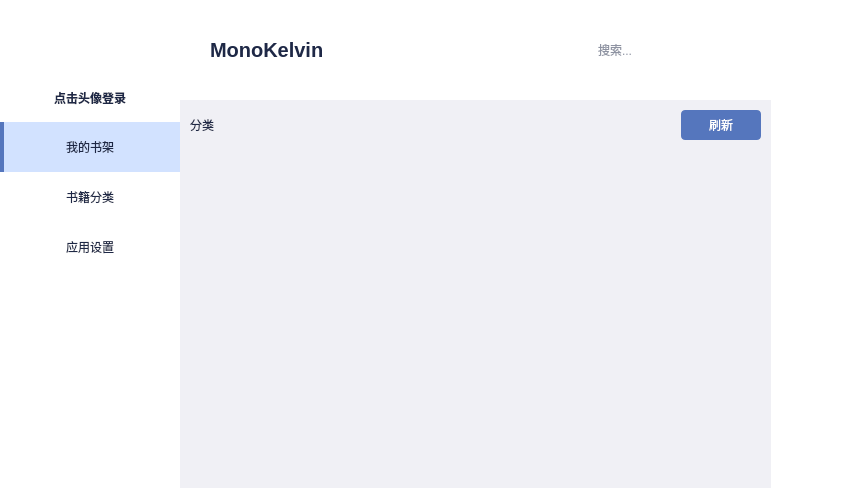
<?xml version="1.0" encoding="UTF-8"?>
<ui version="4.0">
 <class>MainWindow</class>
 <widget class="QWidget" name="MainWindow">
  <property name="geometry">
   <rect>
    <x>0</x>
    <y>0</y>
    <width>841</width>
    <height>488</height>
   </rect>
  </property>
  <property name="windowTitle">
   <string>MainWindow</string>
  </property>
  <property name="styleSheet">
   <string notr="true">/*
color: rgb(85, 118, 189);
	blue-primary: rgb(85,118,189);
	blue-active: rgb(68,94,151);
	border-frame:  rgb(220, 220, 220);
	primary-background: rgb(240, 240, 245);
	icon-color: rgb(30,40,70);
	btn_pressed-bg: background-color: rgb(241,243,246);
*/

*{
	font: 16px &quot;Microsoft YaHei&quot;;
	color: rgb(30,40,70);
	background-color: rgb(240, 240, 245);
	outline: none;
	border:none;
}

/* Menu */ 
QMenu{
	background-color: #fff;
	padding-top: 8px;
	padding-bottom: 8px;
}
QMenu::item{
	padding: 5px 10px 5px 25px;
	border-left: 10px solid transparent;
}
QMenu::item:selected{
	color: #fff;
	background-color: #5576be;
}
QMenu::item:pressed{
	background-color: #445e97;
}
QMenu::separator{
    height: 1px;
    background: #eee;
    margin-left: 10px;
    margin-right: 10px;
}
QMenu:disabled{
	color:  rgba(50,50,80,80);
}

/* Widget */

#navMenuWidget , #toolBarWidget, #headerWidget
{
	background: #fff;
}


/* Label */

QLabel
{
	background:transparent;
}
#lbHeaderName
{
	font-size: 20px;
	font-weight: bold;
	padding-left: 10px;
}
#lbCategoryName
{
	min-height: 20px;
	font-size: 20px;
	font-weight: bold;
}
#lbBookCount
{
	min-height: 16px;
	font-size: 16px;
	color: rgb(180,180,180);
}
#lbNickName
{
	font-weight: bold;
}
#lbUserNickName
{
	font-size: 20px;
	font-weight: bold;
	padding-left: 10px;
}

/* QListWidget */

QListWidget::item
{
	background-color: rgb(255, 255, 255);
	border-radius: 8px;
}

/* LineEdit */

QLineEdit
{
	height: 40px;
	padding: 0px 20px;
	border-radius: 20px;
	background: white;
    /*border: 1px solid rgb(220, 220, 220);*/
}
/*QLineEdit::hover
{
	border: 1px solid rgb(85,118,189);;
}*/

/* PushButton */

#btnRefresh,
#btnLogout
{
	color: white;
	min-height: 30px;
	border-radius: 4px;
	background-color: rgb(85,118,189);
}
#btnRefresh:hover,
#btnLogout:hover
{
	background-color: rgb(68,94,151);
}

/* Navgation Bar Menus */

#btnBookShelf,
#btnBookGarden,
#btnSetting
{
	height: 50px;
	border-radius: 0;
	background-color: transparent;
}
#btnBookShelf:hover,
#btnBookGarden:hover,
#btnSetting:hover
{
	padding-left: -4px;
	border-left: 4px solid rgb(85,118,189);
	background-color: rgb(232,240,255);
}
#btnBookShelf:checked,
#btnBookGarden:checked,
#btnSetting:checked
{
	padding-left: -4px;
	border-left: 4px solid rgb(85,118,189);
	background-color: rgb(210,226,255);
}


/* ScrollBar  */

QScrollBar:vertical
{
    background: white;
    width: 10px;
}
QScrollBar::handle:vertical
{
    background: rgb(224,227,241);
    min-height: 10px;
}
QScrollBar::handle:hover
{
	background: rgb(187,200,228);
}
QScrollBar::add-line:vertical
{
    height: 0;
}
QScrollBar::sub-line:vertical
{
    height: 0;
}


QScrollBar:horizontal
{
    background: white;
    height: 10px;
}
QScrollBar::handle:horizontal
{
    background: rgb(224,227,241);
    min-width: 10px;
}
QScrollBar::horizontal:hover
{
	background: rgb(187,200,228);
}
QScrollBar::add-line:horizontal
{
    width: 0;
}
QScrollBar::sub-line:horizontal
{
    width: 0;
}</string>
  </property>
  <layout class="QGridLayout" name="gridLayout">
   <property name="leftMargin">
    <number>0</number>
   </property>
   <property name="topMargin">
    <number>0</number>
   </property>
   <property name="rightMargin">
    <number>0</number>
   </property>
   <property name="bottomMargin">
    <number>0</number>
   </property>
   <property name="spacing">
    <number>0</number>
   </property>
   <item row="0" column="0" rowspan="2">
    <widget class="QWidget" name="navMenuWidget" native="true">
     <property name="sizePolicy">
      <sizepolicy hsizetype="Maximum" vsizetype="Preferred">
       <horstretch>0</horstretch>
       <verstretch>0</verstretch>
      </sizepolicy>
     </property>
     <property name="minimumSize">
      <size>
       <width>180</width>
       <height>0</height>
      </size>
     </property>
     <property name="maximumSize">
      <size>
       <width>220</width>
       <height>16777215</height>
      </size>
     </property>
     <layout class="QVBoxLayout" name="verticalLayout">
      <property name="spacing">
       <number>0</number>
      </property>
      <property name="leftMargin">
       <number>0</number>
      </property>
      <property name="topMargin">
       <number>0</number>
      </property>
      <property name="rightMargin">
       <number>0</number>
      </property>
      <property name="bottomMargin">
       <number>0</number>
      </property>
      <item>
       <layout class="QGridLayout" name="gridLayout_2">
        <property name="leftMargin">
         <number>15</number>
        </property>
        <property name="topMargin">
         <number>15</number>
        </property>
        <property name="rightMargin">
         <number>15</number>
        </property>
        <property name="bottomMargin">
         <number>15</number>
        </property>
        <property name="horizontalSpacing">
         <number>0</number>
        </property>
        <property name="verticalSpacing">
         <number>10</number>
        </property>
        <item row="1" column="0" colspan="3">
         <widget class="QLabel" name="lbNickName">
          <property name="text">
           <string>点击头像登录</string>
          </property>
          <property name="alignment">
           <set>Qt::AlignCenter</set>
          </property>
          <property name="wordWrap">
           <bool>true</bool>
          </property>
         </widget>
        </item>
        <item row="0" column="1">
         <widget class="AvatorWidget" name="lbAvator">
          <property name="sizePolicy">
           <sizepolicy hsizetype="Maximum" vsizetype="Maximum">
            <horstretch>0</horstretch>
            <verstretch>0</verstretch>
           </sizepolicy>
          </property>
          <property name="minimumSize">
           <size>
            <width>64</width>
            <height>64</height>
           </size>
          </property>
          <property name="maximumSize">
           <size>
            <width>64</width>
            <height>64</height>
           </size>
          </property>
          <property name="cursor">
           <cursorShape>PointingHandCursor</cursorShape>
          </property>
          <property name="text">
           <string/>
          </property>
         </widget>
        </item>
       </layout>
      </item>
      <item>
       <widget class="QPushButton" name="btnBookShelf">
        <property name="text">
         <string>我的书架</string>
        </property>
        <property name="icon">
         <iconset>
          <normalon>:/Icons/DefaultIcons/book_shelf.png</normalon>
         </iconset>
        </property>
        <property name="iconSize">
         <size>
          <width>18</width>
          <height>18</height>
         </size>
        </property>
        <property name="checkable">
         <bool>true</bool>
        </property>
        <property name="checked">
         <bool>true</bool>
        </property>
        <attribute name="buttonGroup">
         <string notr="true">navButtonGroup</string>
        </attribute>
       </widget>
      </item>
      <item>
       <widget class="QPushButton" name="btnBookGarden">
        <property name="text">
         <string>书籍分类</string>
        </property>
        <property name="icon">
         <iconset>
          <normalon>:/Icons/DefaultIcons/book_garden.png</normalon>
         </iconset>
        </property>
        <property name="iconSize">
         <size>
          <width>18</width>
          <height>18</height>
         </size>
        </property>
        <property name="checkable">
         <bool>true</bool>
        </property>
        <attribute name="buttonGroup">
         <string notr="true">navButtonGroup</string>
        </attribute>
       </widget>
      </item>
      <item>
       <widget class="QPushButton" name="btnSetting">
        <property name="text">
         <string>应用设置</string>
        </property>
        <property name="icon">
         <iconset>
          <normalon>:/Icons/DefaultIcons/setting.png</normalon>
         </iconset>
        </property>
        <property name="iconSize">
         <size>
          <width>18</width>
          <height>18</height>
         </size>
        </property>
        <property name="checkable">
         <bool>true</bool>
        </property>
        <attribute name="buttonGroup">
         <string notr="true">navButtonGroup</string>
        </attribute>
       </widget>
      </item>
      <item>
       <spacer name="verticalSpacer">
        <property name="orientation">
         <enum>Qt::Vertical</enum>
        </property>
        <property name="sizeHint" stdset="0">
         <size>
          <width>20</width>
          <height>40</height>
         </size>
        </property>
       </spacer>
      </item>
     </layout>
    </widget>
   </item>
   <item row="1" column="1">
    <widget class="QStackedWidget" name="stackedWidget">
     <property name="currentIndex">
      <number>1</number>
     </property>
     <widget class="QWidget" name="pageBookShelf">
      <layout class="QVBoxLayout" name="verticalLayout_2">
       <property name="spacing">
        <number>0</number>
       </property>
       <property name="leftMargin">
        <number>10</number>
       </property>
       <property name="topMargin">
        <number>10</number>
       </property>
       <property name="rightMargin">
        <number>10</number>
       </property>
       <property name="bottomMargin">
        <number>10</number>
       </property>
       <item>
        <widget class="QLabel" name="lbCollection">
         <property name="text">
          <string>收藏</string>
         </property>
        </widget>
       </item>
       <item>
        <widget class="QListView" name="lsCollectionView"/>
       </item>
       <item>
        <widget class="QLabel" name="lbAllBooks">
         <property name="text">
          <string>全部书籍</string>
         </property>
        </widget>
       </item>
       <item>
        <widget class="QListView" name="lwAllBooksView"/>
       </item>
      </layout>
     </widget>
     <widget class="QWidget" name="pageBookGarden">
      <layout class="QGridLayout" name="gridLayout_3">
       <property name="leftMargin">
        <number>10</number>
       </property>
       <property name="topMargin">
        <number>10</number>
       </property>
       <property name="rightMargin">
        <number>10</number>
       </property>
       <property name="bottomMargin">
        <number>10</number>
       </property>
       <item row="0" column="0">
        <widget class="QLabel" name="lbClassification">
         <property name="text">
          <string>分类</string>
         </property>
        </widget>
       </item>
       <item row="0" column="1">
        <widget class="QPushButton" name="btnRefresh">
         <property name="minimumSize">
          <size>
           <width>80</width>
           <height>30</height>
          </size>
         </property>
         <property name="maximumSize">
          <size>
           <width>80</width>
           <height>16777215</height>
          </size>
         </property>
         <property name="cursor">
          <cursorShape>PointingHandCursor</cursorShape>
         </property>
         <property name="text">
          <string>刷新</string>
         </property>
        </widget>
       </item>
       <item row="1" column="0" colspan="2">
        <widget class="QListWidget" name="lwClassificationView">
         <property name="verticalScrollMode">
          <enum>QAbstractItemView::ScrollPerPixel</enum>
         </property>
         <property name="horizontalScrollMode">
          <enum>QAbstractItemView::ScrollPerPixel</enum>
         </property>
         <property name="movement">
          <enum>QListView::Static</enum>
         </property>
         <property name="resizeMode">
          <enum>QListView::Adjust</enum>
         </property>
         <property name="spacing">
          <number>20</number>
         </property>
         <property name="viewMode">
          <enum>QListView::IconMode</enum>
         </property>
        </widget>
       </item>
      </layout>
     </widget>
     <widget class="QWidget" name="pageSetting">
      <layout class="QVBoxLayout" name="verticalLayout_6">
       <property name="leftMargin">
        <number>10</number>
       </property>
       <property name="topMargin">
        <number>10</number>
       </property>
       <property name="rightMargin">
        <number>10</number>
       </property>
       <property name="bottomMargin">
        <number>10</number>
       </property>
       <item>
        <layout class="QHBoxLayout" name="horizontalLayout_2">
         <item>
          <layout class="QVBoxLayout" name="verticalLayout_4">
           <item>
            <widget class="QLabel" name="label">
             <property name="text">
              <string>TextLabel</string>
             </property>
            </widget>
           </item>
           <item>
            <widget class="QLabel" name="label_2">
             <property name="text">
              <string>TextLabel</string>
             </property>
            </widget>
           </item>
          </layout>
         </item>
         <item>
          <layout class="QVBoxLayout" name="verticalLayout_5">
           <item>
            <layout class="QHBoxLayout" name="horizontalLayout">
             <item>
              <widget class="QLineEdit" name="lineEdit"/>
             </item>
             <item>
              <widget class="QPushButton" name="pushButton">
               <property name="text">
                <string>...</string>
               </property>
              </widget>
             </item>
            </layout>
           </item>
           <item>
            <widget class="QCheckBox" name="checkBox">
             <property name="text">
              <string>CheckBox</string>
             </property>
            </widget>
           </item>
          </layout>
         </item>
        </layout>
       </item>
       <item>
        <spacer name="verticalSpacer_2">
         <property name="orientation">
          <enum>Qt::Vertical</enum>
         </property>
         <property name="sizeHint" stdset="0">
          <size>
           <width>20</width>
           <height>40</height>
          </size>
         </property>
        </spacer>
       </item>
      </layout>
     </widget>
    </widget>
   </item>
   <item row="0" column="1" colspan="2">
    <widget class="QWidget" name="headerWidget" native="true">
     <property name="minimumSize">
      <size>
       <width>0</width>
       <height>100</height>
      </size>
     </property>
     <layout class="QVBoxLayout" name="verticalLayout_7">
      <property name="spacing">
       <number>0</number>
      </property>
      <property name="leftMargin">
       <number>15</number>
      </property>
      <property name="topMargin">
       <number>0</number>
      </property>
      <property name="rightMargin">
       <number>0</number>
      </property>
      <property name="bottomMargin">
       <number>0</number>
      </property>
      <item>
       <layout class="QHBoxLayout" name="horizontalLayout_4">
        <property name="spacing">
         <number>0</number>
        </property>
        <property name="rightMargin">
         <number>20</number>
        </property>
        <item>
         <widget class="QLabel" name="lbHeaderName">
          <property name="text">
           <string>MonoKelvin</string>
          </property>
         </widget>
        </item>
        <item>
         <spacer name="horizontalSpacer_4">
          <property name="orientation">
           <enum>Qt::Horizontal</enum>
          </property>
          <property name="sizeHint" stdset="0">
           <size>
            <width>40</width>
            <height>20</height>
           </size>
          </property>
         </spacer>
        </item>
        <item>
         <widget class="QLineEdit" name="leSearchBox">
          <property name="minimumSize">
           <size>
            <width>100</width>
            <height>0</height>
           </size>
          </property>
          <property name="maximumSize">
           <size>
            <width>400</width>
            <height>16777215</height>
           </size>
          </property>
          <property name="placeholderText">
           <string>搜索...</string>
          </property>
         </widget>
        </item>
       </layout>
      </item>
     </layout>
    </widget>
   </item>
   <item row="1" column="2">
    <widget class="QWidget" name="toolBarWidget" native="true">
     <property name="minimumSize">
      <size>
       <width>70</width>
       <height>0</height>
      </size>
     </property>
    </widget>
   </item>
  </layout>
  <zorder>headerWidget</zorder>
  <zorder>stackedWidget</zorder>
  <zorder>navMenuWidget</zorder>
  <zorder>toolBarWidget</zorder>
 </widget>
 <layoutdefault spacing="6" margin="11"/>
 <customwidgets>
  <customwidget>
   <class>AvatorWidget</class>
   <extends>QLabel</extends>
   <header location="global">Widgets/AvatorWidget.h</header>
  </customwidget>
 </customwidgets>
 <resources/>
 <connections/>
 <buttongroups>
  <buttongroup name="navButtonGroup"/>
 </buttongroups>
</ui>
